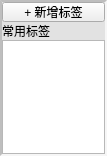
<?xml version="1.0" encoding="UTF-8"?>
<ui version="4.0">
 <class>CusTagList</class>
 <widget class="QWidget" name="CusTagList">
  <property name="geometry">
   <rect>
    <x>0</x>
    <y>0</y>
    <width>107</width>
    <height>156</height>
   </rect>
  </property>
  <property name="windowTitle">
   <string>标签选择</string>
  </property>
  <layout class="QGridLayout" name="gridLayout">
   <property name="leftMargin">
    <number>0</number>
   </property>
   <property name="topMargin">
    <number>0</number>
   </property>
   <property name="rightMargin">
    <number>0</number>
   </property>
   <property name="bottomMargin">
    <number>0</number>
   </property>
   <property name="spacing">
    <number>0</number>
   </property>
   <item row="0" column="0">
    <widget class="QFrame" name="bFrame">
     <property name="styleSheet">
      <string notr="true">#bFrame{
background-color: rgba(221, 221, 221, 180);
border:2px inset rgba(175, 175, 175, 180);
}</string>
     </property>
     <layout class="QVBoxLayout" name="verticalLayout">
      <property name="spacing">
       <number>0</number>
      </property>
      <property name="leftMargin">
       <number>0</number>
      </property>
      <property name="topMargin">
       <number>0</number>
      </property>
      <property name="rightMargin">
       <number>0</number>
      </property>
      <property name="bottomMargin">
       <number>0</number>
      </property>
      <item>
       <widget class="QPushButton" name="btnAddNew">
        <property name="minimumSize">
         <size>
          <width>0</width>
          <height>20</height>
         </size>
        </property>
        <property name="maximumSize">
         <size>
          <width>16777215</width>
          <height>20</height>
         </size>
        </property>
        <property name="text">
         <string>+ 新增标签</string>
        </property>
       </widget>
      </item>
      <item>
       <widget class="QLabel" name="label">
        <property name="text">
         <string>常用标签</string>
        </property>
       </widget>
      </item>
      <item>
       <widget class="QListWidget" name="lvCus">
        <property name="styleSheet">
         <string notr="true">#lvCus::item{
	border:1px solid rgba(40, 81, 121,0.5);
	margin:1px;
}
#lvCus::item:hover{
	border:1px solid rgba(40, 81, 160,0.3);
	background-color: rgba(179, 213, 255, 100);
	margin:1px;
}
#lvCus::item:selected:active{
	border:1px inset rgba(126, 199, 255, 100);
	
	color: rgba(0, 0, 0, 150);
	background-color: rgba(125, 170, 165, 100);
	margin:1px;
}
#lvCus QScrollBar{
	width:2px;
    border: none;
    background-color: rgba(85, 170, 127,0.6);
}</string>
        </property>
        <property name="editTriggers">
         <set>QAbstractItemView::NoEditTriggers</set>
        </property>
        <property name="defaultDropAction">
         <enum>Qt::IgnoreAction</enum>
        </property>
       </widget>
      </item>
     </layout>
    </widget>
   </item>
  </layout>
 </widget>
 <resources/>
 <connections/>
</ui>
